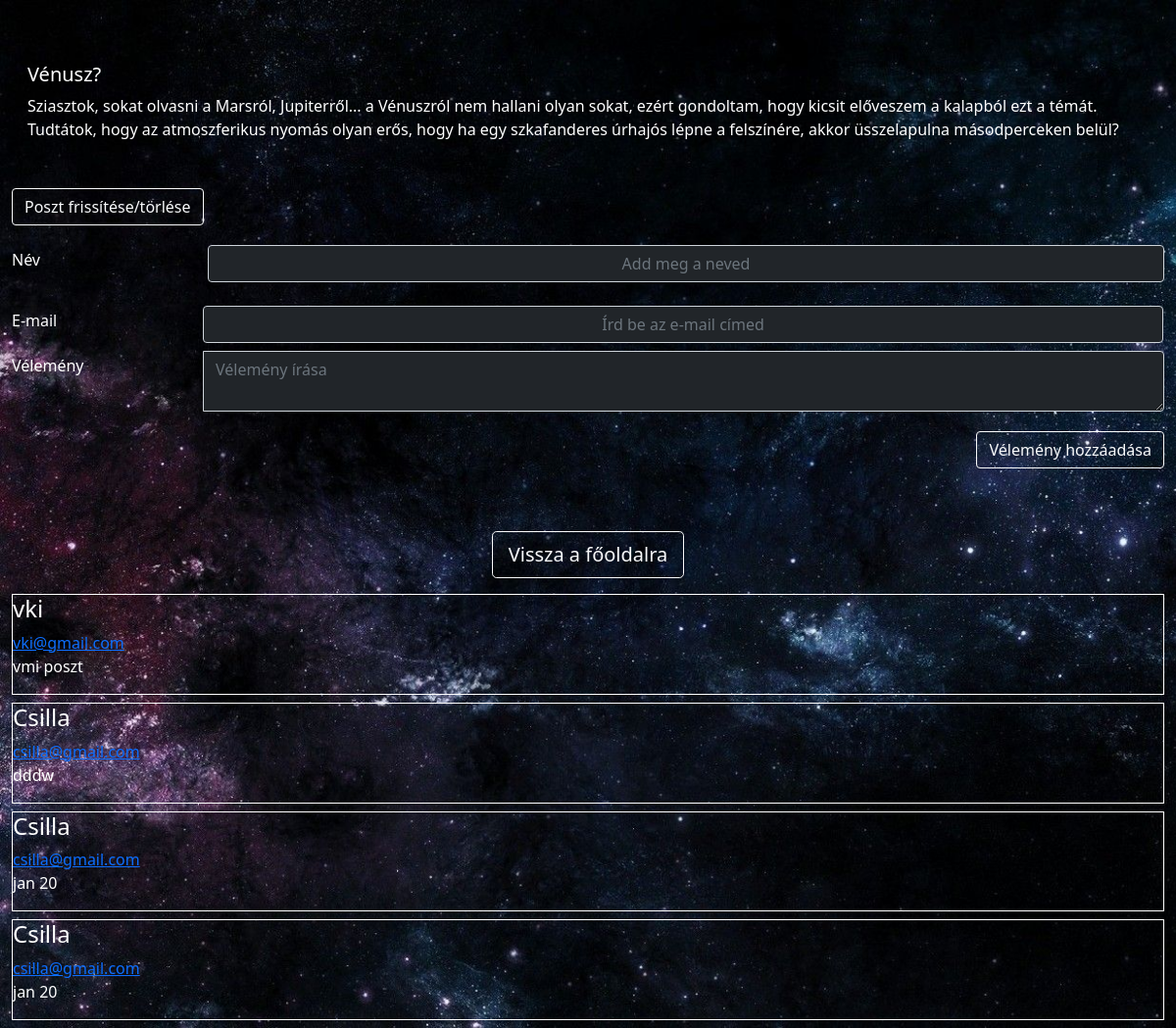
/view.php?id=17 (signed in), run on the app's committed database.
### tables this page shows
CREATE TABLE `data` (
  `id` int(11) NOT NULL,
  `title` varchar(255) NOT NULL,
  `content` longtext NOT NULL,
  `user_id` int(11) NOT NULL
);

CREATE TABLE `comments` (
  `id` int(11) NOT NULL,
  `name` varchar(255) NOT NULL,
  `email` varchar(255) NOT NULL,
  `comment` mediumtext NOT NULL
);

### logic.php (called while the page is built, shortened)
<?php
$conn = mysqli_connect("localhost", "root", "", "blog");
if (isset($_REQUEST['id'])) {
    $id = $_REQUEST['id'];
    $sql = "SELECT * FROM data WHERE id = $id";
    $query = mysqli_query($conn, $sql);
}

### view.php (the view, shortened to what this page needs)
<?php
include "logic.php";
?>
<!DOCTYPE html>
<html lang="en">
<head>
    <link rel="stylesheet" href="style4.css">
    <link href="https://cdn.jsdelivr.net/npm/bootstrap@5.1.3/dist/css/bootstrap.min.css" rel="stylesheet">
</head>
<body>
    <div class="container-fluid">
        <?php foreach ($query as $q) { ?>
            <div class="justify-content-center">
                <div class="wrapper text-white bg-transparent mt-5">
                    <div class="card-body">
                        <h5><?php echo $q['title']; ?></h5>
                        <p><?php echo substr($q['content'], 0, 10000); ?></p>
                    </div>
                </div>
            </div>
            <div>
                <a href="edit.php" class="btn btn-outline-light my-3">Poszt frissítése/törlése</a>
            </div>
        <?php } ?>
        <div class="wrapper">
            <form action="" method="POST" class="form">
                <div class="mb-3 row text-white">
                    <label for="name" class="col-sm-2 col-form-label">Név</label>
                    <div class="col-sm-10">
                        <input type="text" name="name" id="name" class="form-control my-1 bg-dark text-white text-center" placeholder="Add meg a neved" required>
                    </div>
                </div>
                <div class="input-group text-white">
                    <label for="email" class="col-sm-2 col-form-label">E-mail</label>
                    <div class="col-sm-10">
                        <input type="email" name="email" id="email" class="form-control my-1 bg-dark text-white text-center" placeholder="Írd be az e-mail címed" required>
                    </div>
                </div>
                <div class="input-group text-white">
                    <label for="comment" class="col-sm-2 col-form-label">Vélemény</label>
                    <textarea id="comment" name="comment" class="form-control my-1 bg-dark text-white" placeholder="Vélemény írása" required></textarea>
                </div>
        </div>
        <div class="text-end">
            <button name="submit" class="btn btn-outline-light my-3 pr-3">Vélemény hozzáadása</button>
        </div>
        <div class="text-center">
            <a href="welcome.php" class="btn btn-outline-light btn-lg my-3 mt-5">Vissza a főoldalra</a>
        </div>
        <div class="prev-comments text-white">
            <?php
            $sql = "SELECT * FROM comments";
            $result = mysqli_query($conn, $sql);
            if (mysqli_num_rows($result) > 0) {
                while ($row = mysqli_fetch_assoc($result)) {
            ?>
                    <div class="single-item border border-white mb-2">
                        <h4><?php echo $row['name']; ?></h4>
                        <a href="mailto:<?php echo $row['email']; ?>"><?php echo $row['email']; ?></a>
                        <p><?php echo $row['comment']; ?></p>
                    </div>
            <?php
                }
            }
            ?>
        </div>
    </div>
</body>
</html>

### style4.css (style rules this page uses)
* { margin: 0; padding: 0; box-sizing: border-box; }
body { width: 100%; min-height: 100vh; background-image: url(bgimage.jpg); background-size: cover; display: flex; justify-content: center; align-items: center; background-repeat: no-repeat; }

### data on the page
data: title "Vénusz?", content "Sziasztok, sokat olvasni a Marsról, Jupiterről... a Vénuszról nem hallani olyan sokat, ezért gondoltam, hogy kicsit előveszem a kalapból ezt a témát. Tudtátok, hogy az atmoszferikus nyomás olyan erős, hogy ha egy szkafanderes úrhajós lépne a felszínére, akkor üsszelapulna másodperceken belül?"
comments: name "vki", email "vki@gmail.com", comment "vmi poszt"
comments: name "Csilla", email "csilla@gmail.com", comment "dddw"
comments: name "Csilla", email "csilla@gmail.com", comment "jan 20"
comments: name "Csilla", email "csilla@gmail.com", comment "jan 20"
